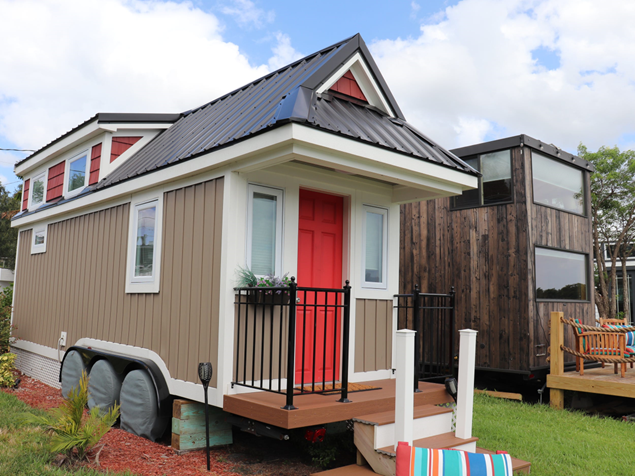
//> input picture hw8/assets/imgC.png, 635 x 476 px
$ ./hough_detect   (built with g++ and OpenCV 4)
//> lines starting //> are read from the running program, lines starting //| are printed output that depends on the picture; after the words box and inside, x2 and y2 are one past the last pixel; in counts of white or black regions, pixels touching at a corner belong together
#include <opencv2/opencv.hpp>
#include <iostream>

using namespace cv;
using namespace std;

int main() {
    Mat src = imread("../assets/imgC.png");
//> src is the input picture: 476 rows x 635 cols, CV_8UC3; mean B, G, R 134.8, 140.1, 147.2
    if (src.empty()) {
        cout << "图像加载失败，请检查文件路径" << endl;
        return -1;
    }

    Mat gray;
    cvtColor(src, gray, COLOR_BGR2GRAY);
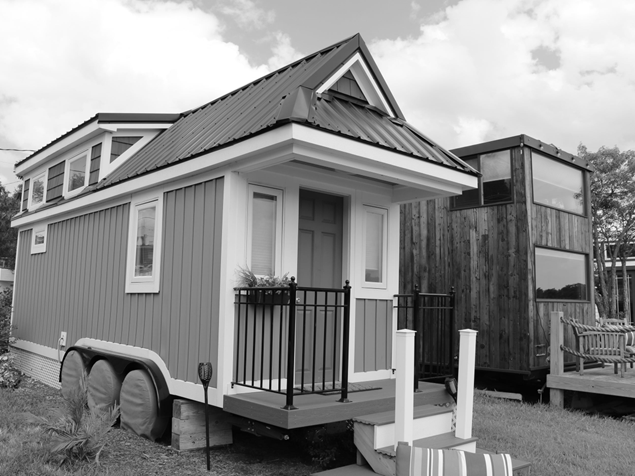
//> gray: 476 rows x 635 cols, CV_8UC1; min 0, max 255, mean 141.6
    Mat edges;
    Canny(gray, edges, 100, 250); // 调整阈值控制边缘检测灵敏度
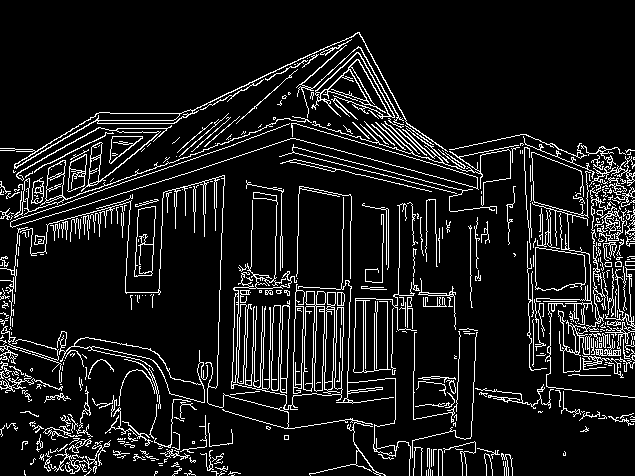
//> edges: 476 rows x 635 cols, CV_8UC1; 9.8% white in thin lines or dots

    vector<Vec4i> lines;
    HoughLinesP(edges, lines,
        1,                  // 像素分辨率rho（1像素）
        CV_PI/180,          // 角度分辨率theta（1度）
        100,                 // 累加器阈值（检测阈值）
        50,                 // 最小线段长度（像素）
        10);                // 最大线段间隙（像素）
//> lines = 125 lines (x1, y1, x2, y2), first 8: [7, 219, 203, 151], [127, 144, 360, 35], [340, 159, 465, 190], [293, 138, 483, 189], [292, 152, 461, 194], [191, 110, 337, 42], [95, 201, 226, 160], [570, 316, 625, 371]

    Mat result = src.clone();
    for (size_t i = 0; i < lines.size(); i++) {
        Vec4i l = lines[i];
        line(result,
            Point(l[0], l[1]),
            Point(l[2], l[3]),
            Scalar(0, 0, 255),
            2,
            LINE_AA);
    }
//> this loop made 125 passes
//> l on passes 1 to 12: [7, 219, 203, 151], [127, 144, 360, 35], [340, 159, 465, 190], [293, 138, 483, 189], [292, 152, 461, 194], [191, 110, 337, 42], [95, 201, 226, 160], [570, 316, 625, 371], [319, 165, 431, 191], [348, 370, 349, 302], [270, 392, 273, 307], [9, 357, 27, 149]
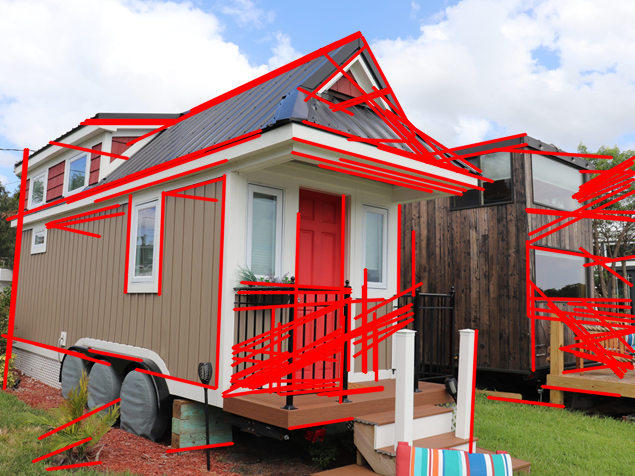
//> result: 476 rows x 635 cols, CV_8UC3; 15.57% of pixels changed, all inside (x1, y1, x2, y2) = (0, 30, 635, 472)

    imshow("原始图像", src);
    imshow("边缘检测", edges);
    imshow("直线检测结果", result);
    imwrite("../assets/result/hough_resultC.jpg", result);

    waitKey(0);
    return 0;
}

$ run again, with hw8/assets/imgA.jpg saved as hw8/assets/imgC.png
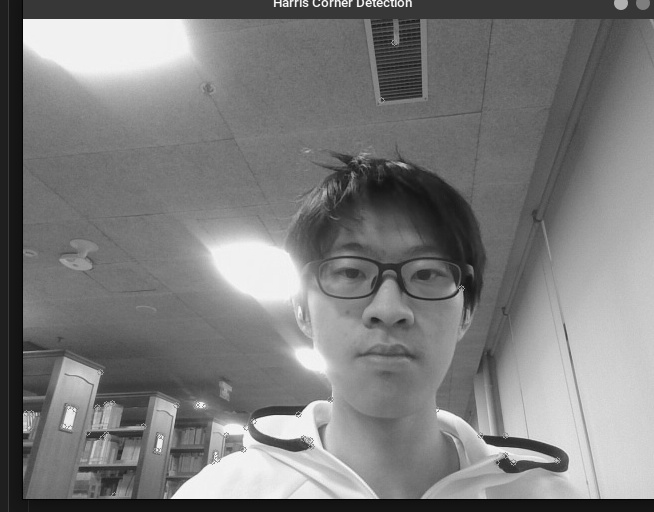
//> input picture hw8/assets/imgA.jpg, 654 x 512 px
//> src is the input picture: 512 rows x 654 cols, CV_8UC3; min 0, max 255, mean 124
//> `Canny(gray, edges, 100, 250);`:
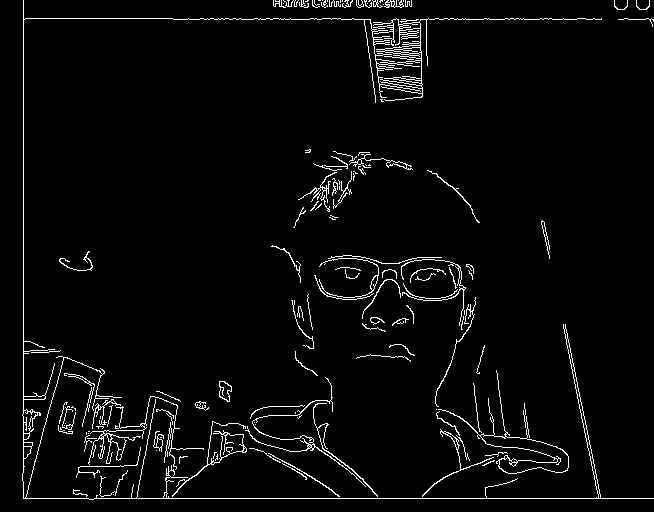
//> edges: 512 rows x 654 cols, CV_8UC1; 3.4% white in thin lines or dots
//> lines = 8 lines (x1, y1, x2, y2): [23, 498, 653, 498], [23, 497, 23, 0], [25, 18, 172, 18], [393, 19, 601, 19], [569, 358, 598, 497], [586, 429, 600, 497], [492, 457, 568, 464], [25, 497, 58, 376]
//> the loop `for (size_t i = 0; i < lines.size(); i++)` made 8 passes
//> after the loop `for (size_t i = 0; i < lines.size(); i++)`:
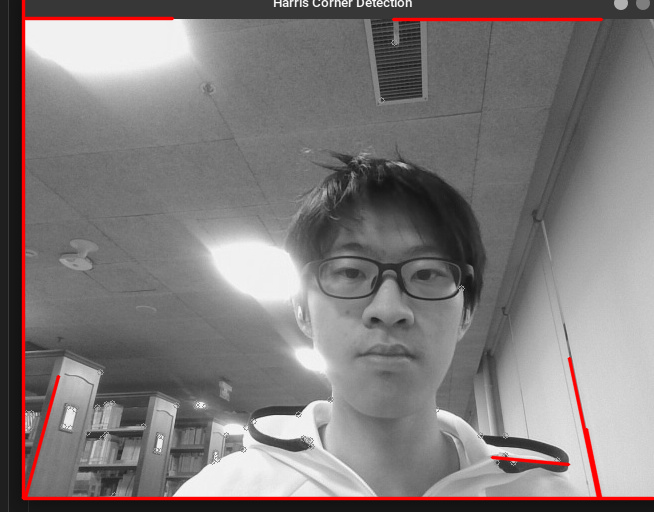
//> result: 512 rows x 654 cols, CV_8UC3; 2.77% of pixels changed, all inside (x1, y1, x2, y2) = (21, 0, 654, 501)
